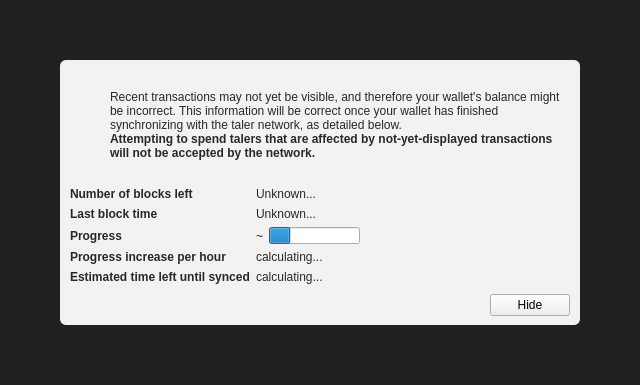
<?xml version="1.0" encoding="UTF-8"?>
<ui version="4.0">
 <class>ModalOverlay</class>
 <widget class="ModalOverlay" name="ModalOverlay">
  <property name="geometry">
   <rect>
    <x>0</x>
    <y>0</y>
    <width>640</width>
    <height>385</height>
   </rect>
  </property>
  <property name="windowTitle">
   <string>Form</string>
  </property>
  <layout class="QVBoxLayout" name="verticalLayout" stretch="0">
   <property name="sizeConstraint">
    <enum>QLayout::SetDefaultConstraint</enum>
   </property>
   <property name="leftMargin">
    <number>0</number>
   </property>
   <property name="topMargin">
    <number>0</number>
   </property>
   <property name="rightMargin">
    <number>0</number>
   </property>
   <property name="bottomMargin">
    <number>0</number>
   </property>
   <item>
    <widget class="QWidget" name="bgWidget" native="true">
     <property name="styleSheet">
      <string notr="true">#bgWidget { background: rgba(0,0,0,220); }</string>
     </property>
     <layout class="QVBoxLayout" name="verticalLayoutMain" stretch="1">
      <property name="leftMargin">
       <number>60</number>
      </property>
      <property name="topMargin">
       <number>60</number>
      </property>
      <property name="rightMargin">
       <number>60</number>
      </property>
      <property name="bottomMargin">
       <number>60</number>
      </property>
      <item>
       <widget class="QWidget" name="contentWidget" native="true">
        <property name="styleSheet">
         <string notr="true">#contentWidget { background: rgba(255,255,255,240); border-radius: 6px; }

QLabel { color: rgb(40,40,40);  }</string>
        </property>
        <layout class="QVBoxLayout" name="verticalLayoutSub" stretch="1,0,0,0">
         <property name="spacing">
          <number>0</number>
         </property>
         <property name="leftMargin">
          <number>10</number>
         </property>
         <property name="topMargin">
          <number>10</number>
         </property>
         <property name="rightMargin">
          <number>10</number>
         </property>
         <property name="bottomMargin">
          <number>10</number>
         </property>
         <item>
          <layout class="QHBoxLayout" name="horizontalLayoutIconText" stretch="0,1">
           <property name="topMargin">
            <number>20</number>
           </property>
           <item>
            <layout class="QVBoxLayout" name="verticalLayoutIcon">
             <property name="leftMargin">
              <number>0</number>
             </property>
             <item>
              <widget class="QPushButton" name="warningIcon">
               <property name="enabled">
                <bool>false</bool>
               </property>
               <property name="text">
                <string/>
               </property>
               <property name="icon">
                <iconset>
                 <normaloff>:/icons/warning</normaloff>
                 <disabledoff>:/icons/warning</disabledoff>:/icons/warning</iconset>
               </property>
               <property name="iconSize">
                <size>
                 <width>48</width>
                 <height>48</height>
                </size>
               </property>
               <property name="flat">
                <bool>true</bool>
               </property>
              </widget>
             </item>
             <item>
              <spacer name="verticalSpacerWarningIcon">
               <property name="orientation">
                <enum>Qt::Vertical</enum>
               </property>
               <property name="sizeHint" stdset="0">
                <size>
                 <width>20</width>
                 <height>40</height>
                </size>
               </property>
              </spacer>
             </item>
            </layout>
           </item>
           <item>
            <layout class="QVBoxLayout" name="verticalLayoutInfoText">
             <property name="leftMargin">
              <number>0</number>
             </property>
             <property name="topMargin">
              <number>0</number>
             </property>
             <item>
              <widget class="QLabel" name="infoText">
               <property name="text">
                <string>Recent transactions may not yet be visible, and therefore your wallet's balance might be incorrect. This information will be correct once your wallet has finished synchronizing with the taler network, as detailed below.</string>
               </property>
               <property name="textFormat">
                <enum>Qt::RichText</enum>
               </property>
               <property name="wordWrap">
                <bool>true</bool>
               </property>
              </widget>
             </item>
             <item>
              <widget class="QLabel" name="infoTextStrong">
               <property name="font">
                <font>
                 <weight>75</weight>
                 <bold>true</bold>
                </font>
               </property>
               <property name="text">
                <string>Attempting to spend talers that are affected by not-yet-displayed transactions will not be accepted by the network.</string>
               </property>
               <property name="textFormat">
                <enum>Qt::RichText</enum>
               </property>
               <property name="wordWrap">
                <bool>true</bool>
               </property>
              </widget>
             </item>
             <item>
              <spacer name="verticalSpacerInTextSpace">
               <property name="orientation">
                <enum>Qt::Vertical</enum>
               </property>
               <property name="sizeHint" stdset="0">
                <size>
                 <width>20</width>
                 <height>40</height>
                </size>
               </property>
              </spacer>
             </item>
            </layout>
           </item>
          </layout>
         </item>
         <item>
          <spacer name="verticalSpacerAfterText">
           <property name="orientation">
            <enum>Qt::Vertical</enum>
           </property>
           <property name="sizeHint" stdset="0">
            <size>
             <width>20</width>
             <height>40</height>
            </size>
           </property>
          </spacer>
         </item>
         <item>
          <layout class="QFormLayout" name="formLayout">
           <property name="fieldGrowthPolicy">
            <enum>QFormLayout::FieldsStayAtSizeHint</enum>
           </property>
           <property name="horizontalSpacing">
            <number>6</number>
           </property>
           <property name="verticalSpacing">
            <number>6</number>
           </property>
           <property name="topMargin">
            <number>10</number>
           </property>
           <item row="0" column="0">
            <widget class="QLabel" name="labelNumberOfBlocksLeft">
             <property name="font">
              <font>
               <weight>75</weight>
               <bold>true</bold>
              </font>
             </property>
             <property name="text">
              <string>Number of blocks left</string>
             </property>
            </widget>
           </item>
           <item row="0" column="1">
            <widget class="QLabel" name="numberOfBlocksLeft">
             <property name="text">
              <string>Unknown...</string>
             </property>
            </widget>
           </item>
           <item row="1" column="0">
            <widget class="QLabel" name="labelLastBlockTime">
             <property name="font">
              <font>
               <weight>75</weight>
               <bold>true</bold>
              </font>
             </property>
             <property name="text">
              <string>Last block time</string>
             </property>
            </widget>
           </item>
           <item row="1" column="1">
            <widget class="QLabel" name="newestBlockDate">
             <property name="sizePolicy">
              <sizepolicy hsizetype="Maximum" vsizetype="Preferred">
               <horstretch>0</horstretch>
               <verstretch>0</verstretch>
              </sizepolicy>
             </property>
             <property name="text">
              <string>Unknown...</string>
             </property>
            </widget>
           </item>
           <item row="2" column="0">
            <widget class="QLabel" name="labelSyncDone">
             <property name="font">
              <font>
               <weight>75</weight>
               <bold>true</bold>
              </font>
             </property>
             <property name="text">
              <string>Progress</string>
             </property>
            </widget>
           </item>
           <item row="2" column="1">
            <layout class="QHBoxLayout" name="horizontalLayoutSync" stretch="0,1">
             <item>
              <widget class="QLabel" name="percentageProgress">
               <property name="text">
                <string notr="true">~</string>
               </property>
              </widget>
             </item>
             <item>
              <widget class="QProgressBar" name="progressBar">
               <property name="value">
                <number>24</number>
               </property>
               <property name="format">
                <string/>
               </property>
              </widget>
             </item>
            </layout>
           </item>
           <item row="4" column="0">
            <widget class="QLabel" name="labelProgressIncrease">
             <property name="font">
              <font>
               <weight>75</weight>
               <bold>true</bold>
              </font>
             </property>
             <property name="text">
              <string>Progress increase per hour</string>
             </property>
            </widget>
           </item>
           <item row="4" column="1">
            <widget class="QLabel" name="progressIncreasePerH">
             <property name="text">
              <string>calculating...</string>
             </property>
            </widget>
           </item>
           <item row="5" column="0">
            <widget class="QLabel" name="labelEstimatedTimeLeft">
             <property name="font">
              <font>
               <weight>75</weight>
               <bold>true</bold>
              </font>
             </property>
             <property name="text">
              <string>Estimated time left until synced</string>
             </property>
            </widget>
           </item>
           <item row="5" column="1">
            <widget class="QLabel" name="expectedTimeLeft">
             <property name="text">
              <string>calculating...</string>
             </property>
            </widget>
           </item>
          </layout>
         </item>
         <item>
          <layout class="QHBoxLayout" name="horizontalLayoutButtons">
           <property name="leftMargin">
            <number>10</number>
           </property>
           <property name="topMargin">
            <number>10</number>
           </property>
           <item>
            <spacer name="horizontalSpacer">
             <property name="orientation">
              <enum>Qt::Horizontal</enum>
             </property>
             <property name="sizeHint" stdset="0">
              <size>
               <width>40</width>
               <height>20</height>
              </size>
             </property>
            </spacer>
           </item>
           <item>
            <widget class="QPushButton" name="closeButton">
             <property name="text">
              <string>Hide</string>
             </property>
            </widget>
           </item>
          </layout>
         </item>
        </layout>
       </widget>
      </item>
     </layout>
    </widget>
   </item>
  </layout>
 </widget>
 <customwidgets>
  <customwidget>
   <class>ModalOverlay</class>
   <extends>QWidget</extends>
   <header>modaloverlay.h</header>
   <container>1</container>
  </customwidget>
 </customwidgets>
 <resources/>
 <connections/>
</ui>
